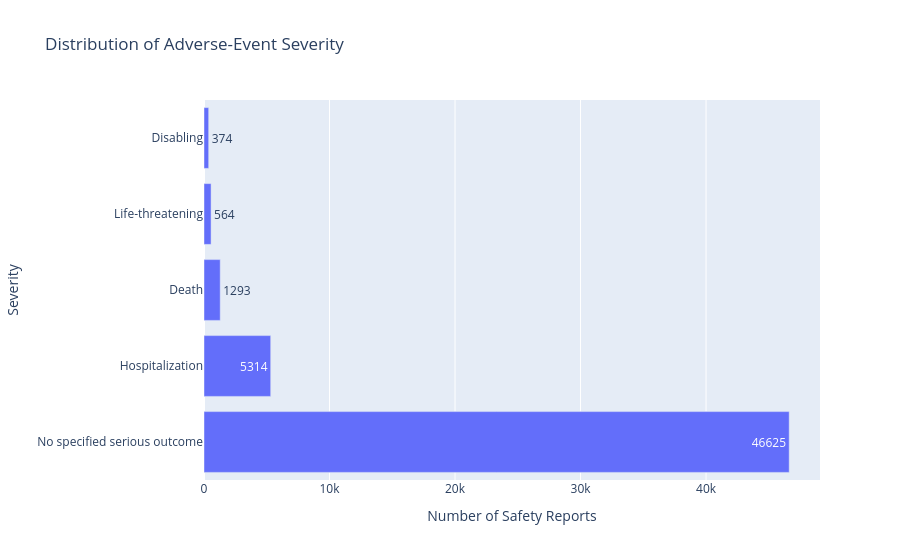

The code cell stored with this chart in its notebook:
### Code cell
severity_plot = (df_reports["severity_label"].value_counts().reset_index())

severity_plot.columns = ["severity", "number_of_reports"]

fig = px.bar(
    severity_plot,
    x="number_of_reports",
    y="severity",
    text="number_of_reports",
    title="Distribution of Adverse-Event Severity",
    labels={
        "severity": "Severity",
        "number_of_reports": "Number of Safety Reports"})
fig.show()

### Figure 1 — Plotly figure (JSON) as saved in the notebook; plotly's stock layout.template omitted (floating-point values rounded to 4 significant figures)
{"data": [{"hovertemplate": "Number of Safety Reports=%{text}<br>Severity=%{y}<extra></extra>", "legendgroup": "", "marker": {"color": "#636efa", "pattern": {"shape": ""}}, "name": "", "orientation": "h", "showlegend": false, "text": [46620.0, 5314.0, 1293.0, 564.0, 374.0], "textposition": "auto", "type": "bar", "x": [46625, 5314, 1293, 564, 374], "xaxis": "x", "y": ["No specified serious outcome", "Hospitalization", "Death", "Life-threatening", "Disabling"], "yaxis": "y"}], "layout": {"barmode": "relative", "legend": {"tracegroupgap": 0}, "title": {"text": "Distribution of Adverse-Event Severity"}, "xaxis": {"anchor": "y", "domain": [0, 1], "title": {"text": "Number of Safety Reports"}}, "yaxis": {"anchor": "x", "domain": [0, 1], "title": {"text": "Severity"}}}}
